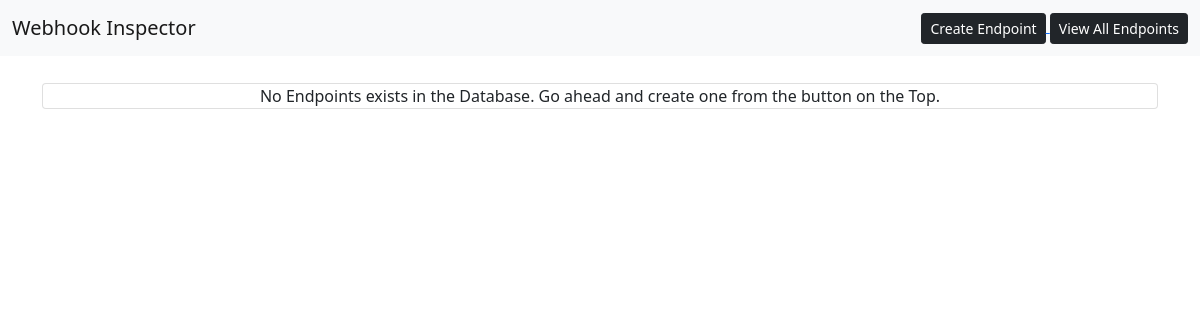
/list-endpoints, run on an earlier commit of the app's database.
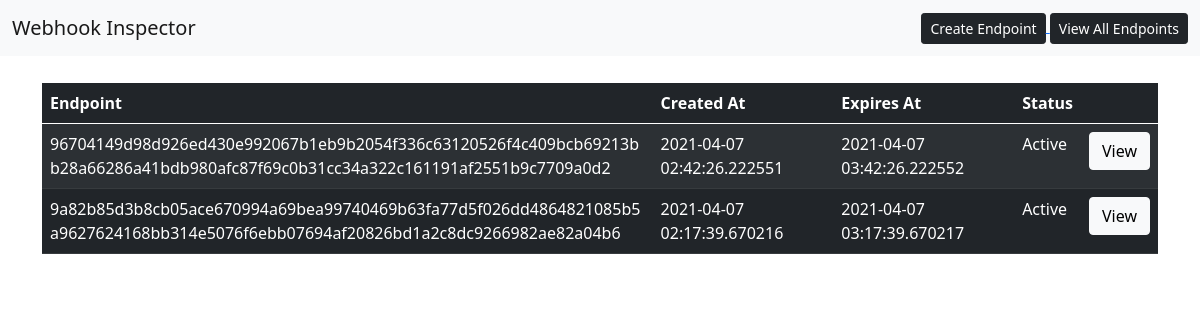
And on a later commit of the database.
### app.py (models this page shows, shortened)
class Endpoints(db.Model):
    __tablename__ = 'endpoints'
    endpoint_id = db.Column(db.Integer, primary_key=True)
    endpoint = db.Column(db.String(256))
    single_use = db.Column(db.String(3))
    status = db.Column(db.String(8))
    expires_at = db.Column(db.DateTime)
    created_at = db.Column(db.DateTime)

### app.py (the view)
@app.route('/list-endpoints', methods=['GET'])
def list_endpoints():
    try:
        endpoint = Endpoints.query.order_by(desc(Endpoints.endpoint_id)).all()
        return render_template('show_all_endpoints.html', all_endpoints = endpoint)
    except Exception as e:
        return render_template('error.html', error = e)

### templates/show_all_endpoints.html (shortened to what this page needs)
{% extends 'base.html' %}
{% block body %}
    <div class="container">
        {% if all_endpoints|length() < 1  %}
            <div class="card" style="margin-top: 20pt;">
                <div style="text-align: center;">
                    No Endpoints exists in the Database. Go ahead and create one from the button on the Top.
                </div>
            </div>
        {% else %}
            <table class="table table-dark table-striped" style="margin-top: 20pt;">
                <thead>
                    <tr>
                        <th >Endpoint</th>
                        <th>Created At</th>
                        <th>Expires At</th>
                        <th>Status</th>
                        <th></th>
                    </tr>
                </thead>
                <tbody class="table-hover">
                    {% for data in all_endpoints %}
                    <tr>
                        <td style ="word-break:break-all;">{{ data.endpoint }}</td>
                        <td>{{ data.created_at }}</td>
                        <td>{{ data.expires_at }}</td>
                        <td>{{ data.status }}</td>
                        <td>
                            <a class="btn btn-light" href="/endpoint-details/{{data.endpoint}}">
                                View
                            </a>
                        </td>
                    </tr>
                    {% endfor %}
                </tbody>
            </table>
        {% endif %}
    </div>
{% endblock %}

### templates/base.html (shortened to what this page needs)
<!DOCTYPE html>
<html lang="en">
<head>
    <link rel="stylesheet" href="{{ url_for('static', filename='css/main.css') }}">
    <link href="https://cdn.jsdelivr.net/npm/bootstrap@5.0.0-beta3/dist/css/bootstrap.min.css" rel="stylesheet">
</head>
<body>
    <div>
        <nav class="navbar navbar-expand-lg navbar-light bg-light">
            <div class="container-fluid">
                <a class="navbar-brand" href="/">Webhook Inspector</a>
                <div style="float: right;">
                    <a href="/create-endpoint">
                        <button type="button" class="btn btn-dark btn-sm">Create Endpoint</button>
                    </a>
                    <a href="/list-endpoints">
                        <button type="button" class="btn btn-dark btn-sm">View All Endpoints</button>
                    </a>
                </div>
            </div>
          </nav>
    </div>
    {% block body %} {% endblock %}
</body>
</html>

### static/css/main.css (style rules this page uses)
body { font-family: sans-serif; font-size: 5px; }

What changed in the data, as far as the page shows it:
added Endpoints: endpoint "96704149d98d926ed430e992067b1eb9b2054f336c63120526f4c409bcb69213bb28a66286a41bdb980afc87f69c0b31cc34a322c161191af2551b9c7709a0d2", created_at "2021-04-07 02:42:26.222551", expires_at "2021-04-07 03:42:26.222552", status "Active"
added Endpoints: endpoint "9a82b85d3b8cb05ace670994a69bea99740469b63fa77d5f026dd4864821085b5a9627624168bb314e5076f6ebb07694af20826bd1a2c8dc9266982ae82a04b6", created_at "2021-04-07 02:17:39.670216", expires_at "2021-04-07 03:17:39.670217", status "Active"
Also different on the page:
text no longer shown: "No Endpoints exists in the Database. Go ahead and create one from the button on the Top."
text now shown: "Endpoint Created At Expires At Status"
